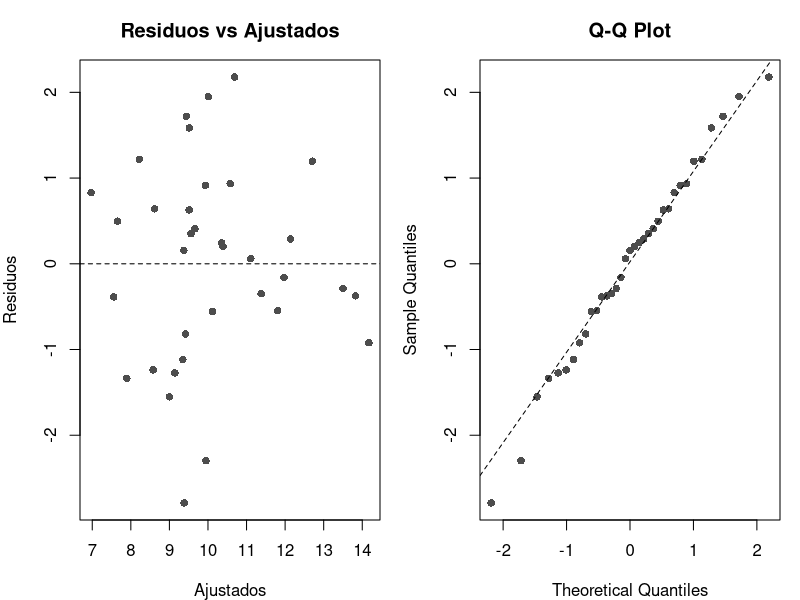

Here is the R script that generated this plot:
# =============================================================================
# ECONOMETRÍA — Capítulo 7
# Script Teórico: Predicción y análisis de residuos
# Autor: Carlos de Anta Puig
# =============================================================================
# INSTRUCCIONES: Abre primero mEconometria.Rproj en RStudio.
#                Ejecutar bloque a bloque con Ctrl+Enter.
# =============================================================================

pausa <- function(msg = "\n  [Pulsa ENTER para continuar...]") {
  cat(msg); invisible(readline())
}

library(tidyverse); library(readxl)
caso_a <- read_excel("data/caso_a_demanda.xlsx")

cat("
=============================================================================
  ECONOMETRÍA — Tema 7: Predicción y análisis de residuos
=============================================================================
")
pausa()

mod <- lm(ventas ~ precio_propio + gasto_publicidad, data = caso_a)

# ── 1. PREDICCIÓN PUNTUAL ────────────────────────────────────────────────
cat("\n--- 1. PREDICCIÓN PUNTUAL ---\n")

nuevos <- data.frame(precio_propio = c(2.00, 2.50, 3.00, 3.50),
                     gasto_publicidad = rep(1.20, 4))

pred <- predict(mod, newdata = nuevos)
cat("\n  Predicciones para publicidad = 1.20 MM EUR:\n\n")
for (i in 1:4) cat(sprintf("  Precio = %.2f EUR -> Ventas = %.2f MM EUR\n",
                           nuevos$precio_propio[i], pred[i]))
pausa()

# ── 2. IC vs IP ─────────────────────────────────────────────────────────
cat("\n--- 2. INTERVALO DE CONFIANZA vs PREDICCIÓN ---\n")

ic <- predict(mod, newdata = nuevos, interval = "confidence", level = 0.95)
ip <- predict(mod, newdata = nuevos, interval = "prediction", level = 0.95)

cat("\n  Precio  Pred.    IC 95%              IP 95%\n")
cat("  ------  ------   ----------------    ----------------\n")
for (i in 1:4) {
  cat(sprintf("  %.2f    %.2f   [%.2f, %.2f]    [%.2f, %.2f]\n",
              nuevos$precio_propio[i], ic[i,1], ic[i,2], ic[i,3], ip[i,2], ip[i,3]))
}
cat("\n  El IP es SIEMPRE más ancho que el IC.\n")
pausa()

# ── 3. ANÁLISIS DE RESIDUOS ─────────────────────────────────────────────
cat("\n--- 3. ANÁLISIS DE RESIDUOS ---\n")

par(mfrow = c(1, 2), mar = c(4, 4, 3, 1))
plot(fitted(mod), residuals(mod), pch = 16, col = "gray30",
     xlab = "Ajustados", ylab = "Residuos", main = "Residuos vs Ajustados")
abline(h = 0, lty = 2)

qqnorm(residuals(mod), pch = 16, col = "gray30", main = "Q-Q Plot")
qqline(residuals(mod), lty = 2)
par(mfrow = c(1, 1))

cat("\n  Si los residuos se dispersan sin patrón → modelo OK.")
cat("\n  Si hay embudo → heterocedasticidad (Tema 9).")
cat("\n  Si hay curva → problema de forma funcional.\n")

cat("\n=== FIN Script Tema 07 ===\n")
